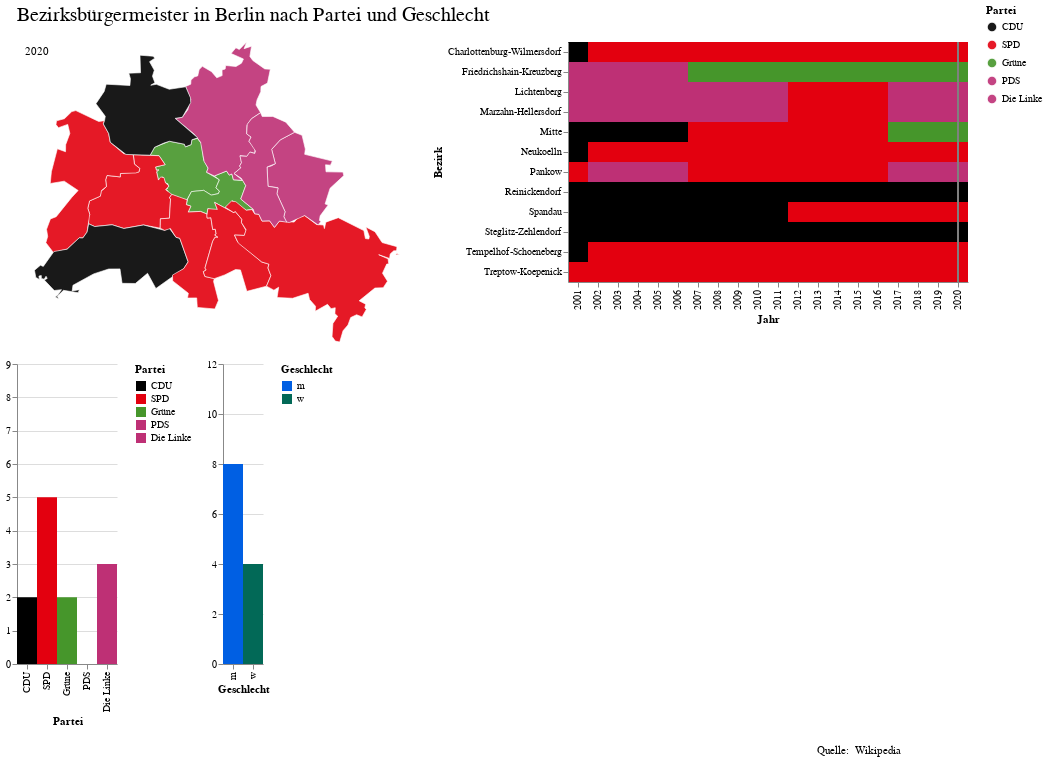

Notebook cell for this chart:
### Code cell
##############################################################
# adding Titel and Subtitle
title = alt.Chart(
    {"values": [{"text": "Bezirksbürgermeister in Berlin nach Partei und Geschlecht"}]}
).mark_text(size=20, align='left').encode(  #,anchor='start' , align='left'
    text="text:N",
    x=alt.value(0)
)

quelle = alt.Chart(
    {"values": [{"text": 'Quelle:  Wikipedia'}]}
).mark_text(size=11, align='left').encode(
    text="text:N",
    x=alt.value(800)
)

  
fullchart_title= alt.vconcat(
    title,
    plot_,
    quelle
).configure_view(
    stroke=None
).configure_concat(
    spacing=15
)
fullchart_title

### Figure 1 — Vega-Lite specification as saved in the notebook (floating-point values rounded to 4 significant figures; data arrays with more than 128 entries replaced by an {"elided": "..."} marker saying what was removed)
{"config": {"view": {"continuousWidth": 400, "continuousHeight": 300, "stroke": null}, "concat": {"spacing": 15}}, "vconcat": [{"data": {"name": "data-da22c05e3bdc981eda6c092fd971d78c"}, "mark": {"type": "text", "align": "left", "size": 20}, "encoding": {"text": {"type": "nominal", "field": "text"}, "x": {"value": 0}}}, {"vconcat": [{"hconcat": [{"layer": [{"mark": {"type": "geoshape", "opacity": 0.9, "stroke": "white", "strokeWidth": 0.7}, "encoding": {"color": {"type": "ordinal", "field": "Partei", "scale": {"domain": ["CDU", "SPD", "Grüne", "PDS", "Die Linke"], "range": ["#000000", "#E3000F", "#46962B", "#BE3075", "#BE3075"]}}}, "transform": [{"filter": {"selection": "selector146"}}, {"lookup": "Bezirk", "as": "geom", "from": {"data": {"name": "data-2b239fb9b569d1318f49fa782d5ca3a1"}, "key": "Bezirk"}}, {"calculate": "datum.geom.geometry", "as": "geometry"}, {"calculate": "datum.geom.type", "as": "type"}]}, {"mark": {"type": "text", "dx": -180, "dy": -140}, "encoding": {"text": {"type": "quantitative", "field": "Jahr"}}, "transform": [{"filter": {"selection": "selector146"}}, {"lookup": "Bezirk", "as": "geom", "from": {"data": {"name": "data-2b239fb9b569d1318f49fa782d5ca3a1"}, "key": "Bezirk"}}, {"calculate": "datum.geom.geometry", "as": "geometry"}, {"calculate": "datum.geom.type", "as": "type"}, {"filter": "(datum.Bezirk === 'Mitte')"}]}]}, {"layer": [{"mark": "rect", "encoding": {"color": {"type": "ordinal", "field": "Partei", "scale": {"domain": ["CDU", "SPD", "Grüne", "PDS", "Die Linke"], "range": ["#000000", "#E3000F", "#46962B", "#BE3075", "#BE3075"]}}, "tooltip": [{"type": "nominal", "field": "Bezirk"}, {"type": "quantitative", "field": "Jahr"}, {"type": "nominal", "field": "BM"}], "x": {"type": "nominal", "field": "Jahr"}, "y": {"type": "nominal", "field": "Bezirk"}}, "selection": {"selector146": {"type": "single", "on": "mouseover", "fields": ["Jahr"], "empty": "none", "init": {"Jahr": 2020}}, "selector147": {"type": "single", "fields": ["Jahr"], "empty": "none"}}}, {"mark": {"type": "rule", "color": "gray"}, "encoding": {"x": {"type": "nominal", "field": "Jahr"}}, "transform": [{"filter": {"selection": "selector146"}}]}]}]}, {"hconcat": [{"mark": "rect", "encoding": {"color": {"type": "ordinal", "field": "Partei", "scale": {"domain": ["CDU", "SPD", "Grüne", "PDS", "Die Linke"], "range": ["#000000", "#E3000F", "#46962B", "#BE3075", "#BE3075"]}}, "x": {"type": "ordinal", "field": "Partei", "scale": {"domain": ["CDU", "SPD", "Grüne", "PDS", "Die Linke"]}}, "y": {"type": "nominal", "aggregate": "count", "field": "BM", "scale": {"domain": [0, 9]}, "title": ""}}, "transform": [{"filter": {"selection": "selector146"}}]}, {"mark": "rect", "encoding": {"color": {"type": "ordinal", "field": "Geschlecht", "scale": {"domain": ["m", "w"], "range": ["#005fe3", "#026957"]}}, "x": {"type": "ordinal", "field": "Geschlecht", "scale": {"domain": ["m", "w"]}}, "y": {"type": "nominal", "aggregate": "count", "field": "BM", "scale": {"domain": [0, 12]}, "title": ""}}, "transform": [{"filter": {"selection": "selector146"}}]}], "resolve": {"scale": {"color": "independent"}}}], "data": {"name": "data-772326af7612db25d70d515b9996e57c"}}, {"data": {"name": "data-988ffcc9374c68263ebfa7fafc9b8d60"}, "mark": {"type": "text", "align": "left", "size": 11}, "encoding": {"text": {"type": "nominal", "field": "text"}, "x": {"value": 800}}}], "$schema": "https://vega.github.io/schema/vega-lite/v4.8.1.json", "datasets": {"data-da22c05e3bdc981eda6c092fd971d78c": [{"text": "Bezirksbürgermeister in Berlin nach Partei und Geschlecht"}], "data-772326af7612db25d70d515b9996e57c": {"elided": "240 records"}, "data-2b239fb9b569d1318f49fa782d5ca3a1": [{"Bezirk": "Reinickendorf", "id": "0", "type": "Feature", "geometry": {"type": "Polygon", "coordinates": [[[13.22, 52.59], [13.22, 52.59], [13.2, 52.61], [13.22, 52.62], [13.22, 52.63], [13.26, 52.63], [13.27, 52.63], [13.26, 52.64], [13.28, 52.64], [13.28, 52.66], [13.31, 52.66], [13.31, 52.66], [13.3, 52.65], [13.31, 52.64], [13.31, 52.64], [13.31, 52.63], [13.3, 52.63], [13.31, 52.63], [13.34, 52.62], [13.37, 52.63], [13.38, 52.61], [13.38, 52.61], [13.36, 52.59], [13.35, 52.59], [13.39, 52.57], [13.38, 52.57], [13.38, 52.56], [13.37, 52.56], [13.36, 52.56], [13.34, 52.56], [13.33, 52.56], [13.31, 52.56], [13.3, 52.55], [13.26, 52.55], [13.23, 52.56], [13.23, 52.57], [13.22, 52.58], [13.22, 52.59]]]}}, {"Bezirk": "Spandau", "id": "1", "type": "Feature", "geometry": {"type": "Polygon", "coordinates": [[[13.16, 52.5], [13.17, 52.51], [13.14, 52.52], [13.12, 52.52], [13.12, 52.53], [13.13, 52.56], [13.15, 52.55], [13.15, 52.56], [13.15, 52.57], [13.15, 52.58], [13.13, 52.58], [13.13, 52.58], [13.13, 52.59], [13.14, 52.59], [13.16, 52.6], [13.16, 52.6], [13.21, 52.59], [13.22, 52.59], [13.22, 52.58], [13.23, 52.57], [13.23, 52.56], [13.25, 52.55], [13.27, 52.55], [13.27, 52.54], [13.28, 52.53], [13.28, 52.53], [13.27, 52.53], [13.25, 52.53], [13.25, 52.52], [13.22, 52.53], [13.22, 52.52], [13.22, 52.51], [13.21, 52.51], [13.21, 52.5], [13.19, 52.5], [13.19, 52.49], [13.19, 52.48], [13.19, 52.46], [13.18, 52.46], [13.17, 52.46], [13.15, 52.44], [13.12, 52.44], [13.11, 52.45], [13.11, 52.46], [13.11, 52.47], [13.12, 52.48], [13.13, 52.48], [13.16, 52.5]]]}}, {"Bezirk": "Mitte", "id": "2", "type": "Feature", "geometry": {"type": "Polygon", "coordinates": [[[13.31, 52.53], [13.31, 52.54], [13.33, 52.54], [13.32, 52.55], [13.3, 52.55], [13.31, 52.56], [13.34, 52.56], [13.36, 52.56], [13.37, 52.56], [13.38, 52.56], [13.38, 52.57], [13.39, 52.57], [13.4, 52.56], [13.4, 52.54], [13.41, 52.53], [13.41, 52.53], [13.43, 52.52], [13.42, 52.51], [13.43, 52.51], [13.43, 52.51], [13.41, 52.5], [13.4, 52.51], [13.38, 52.51], [13.37, 52.5], [13.36, 52.5], [13.33, 52.51], [13.33, 52.51], [13.33, 52.51], [13.33, 52.51], [13.33, 52.51], [13.34, 52.51], [13.33, 52.52], [13.33, 52.52], [13.33, 52.52], [13.32, 52.52], [13.31, 52.53], [13.32, 52.53], [13.31, 52.53]]]}}, {"Bezirk": "Steglitz-Zehlendorf", "id": "3", "type": "Feature", "geometry": {"type": "Polygon", "coordinates": [[[13.13, 52.39], [13.14, 52.4], [13.12, 52.4], [13.11, 52.41], [13.11, 52.41], [13.11, 52.41], [13.11, 52.41], [13.1, 52.41], [13.1, 52.41], [13.1, 52.41], [13.1, 52.41], [13.09, 52.41], [13.09, 52.42], [13.1, 52.43], [13.1, 52.42], [13.12, 52.44], [13.15, 52.44], [13.17, 52.46], [13.18, 52.46], [13.19, 52.46], [13.19, 52.47], [13.2, 52.47], [13.23, 52.47], [13.25, 52.47], [13.29, 52.47], [13.33, 52.46], [13.34, 52.47], [13.35, 52.46], [13.36, 52.46], [13.37, 52.43], [13.36, 52.42], [13.31, 52.4], [13.3, 52.42], [13.27, 52.4], [13.25, 52.4], [13.25, 52.42], [13.23, 52.42], [13.2, 52.42], [13.16, 52.4], [13.16, 52.4], [13.17, 52.4], [13.17, 52.39], [13.14, 52.4], [13.13, 52.39], [13.13, 52.39], [13.13, 52.39], [13.13, 52.39]]]}}, {"Bezirk": "Treptow-Koepenick", "id": "4", "type": "Feature", "geometry": {"type": "Polygon", "coordinates": {"elided": "1x82x2 float values"}}}, {"Bezirk": "Friedrichshain-Kreuzberg", "id": "5", "type": "Feature", "geometry": {"type": "Polygon", "coordinates": [[[13.37, 52.5], [13.38, 52.51], [13.4, 52.51], [13.41, 52.5], [13.43, 52.51], [13.43, 52.51], [13.42, 52.51], [13.43, 52.52], [13.42, 52.53], [13.44, 52.53], [13.45, 52.53], [13.45, 52.53], [13.46, 52.52], [13.47, 52.52], [13.48, 52.51], [13.47, 52.5], [13.49, 52.49], [13.48, 52.49], [13.45, 52.5], [13.44, 52.49], [13.42, 52.5], [13.43, 52.49], [13.42, 52.49], [13.41, 52.49], [13.41, 52.48], [13.39, 52.49], [13.37, 52.48], [13.38, 52.49], [13.37, 52.49], [13.37, 52.5]]]}}, {"Bezirk": "Tempelhof-Schoeneberg", "id": "6", "type": "Feature", "geometry": {"type": "Polygon", "coordinates": [[[13.32, 52.47], [13.32, 52.48], [13.34, 52.48], [13.34, 52.5], [13.34, 52.5], [13.34, 52.5], [13.37, 52.5], [13.37, 52.49], [13.38, 52.49], [13.37, 52.48], [13.39, 52.49], [13.41, 52.48], [13.41, 52.48], [13.41, 52.48], [13.42, 52.47], [13.42, 52.47], [13.42, 52.46], [13.42, 52.46], [13.43, 52.46], [13.42, 52.46], [13.42, 52.45], [13.4, 52.42], [13.4, 52.42], [13.4, 52.42], [13.4, 52.41], [13.42, 52.41], [13.42, 52.41], [13.43, 52.39], [13.42, 52.38], [13.39, 52.38], [13.39, 52.39], [13.37, 52.39], [13.37, 52.39], [13.34, 52.41], [13.34, 52.41], [13.36, 52.42], [13.37, 52.43], [13.36, 52.46], [13.35, 52.46], [13.34, 52.47], [13.33, 52.46], [13.32, 52.47], [13.32, 52.47]]]}}, {"Bezirk": "Neukoelln", "id": "7", "type": "Feature", "geometry": {"type": "Polygon", "coordinates": [[[13.44, 52.41], [13.42, 52.41], [13.4, 52.41], [13.4, 52.42], [13.4, 52.42], [13.4, 52.42], [13.42, 52.45], [13.42, 52.46], [13.43, 52.46], [13.42, 52.46], [13.42, 52.46], [13.42, 52.47], [13.42, 52.47], [13.41, 52.48], [13.41, 52.48], [13.41, 52.48], [13.41, 52.49], [13.43, 52.49], [13.42, 52.5], [13.46, 52.48], [13.46, 52.49], [13.47, 52.48], [13.47, 52.47], [13.48, 52.46], [13.47, 52.46], [13.46, 52.46], [13.46, 52.45], [13.51, 52.43], [13.52, 52.43], [13.52, 52.42], [13.52, 52.41], [13.52, 52.4], [13.48, 52.4], [13.47, 52.42], [13.46, 52.42], [13.44, 52.41]]]}}, {"Bezirk": "Marzahn-Hellersdorf", "id": "8", "type": "Feature", "geometry": {"type": "Polygon", "coordinates": [[[13.52, 52.54], [13.53, 52.54], [13.53, 52.56], [13.54, 52.57], [13.57, 52.57], [13.58, 52.57], [13.59, 52.56], [13.59, 52.55], [13.64, 52.54], [13.63, 52.54], [13.62, 52.54], [13.63, 52.53], [13.66, 52.53], [13.66, 52.53], [13.63, 52.51], [13.62, 52.49], [13.63, 52.49], [13.61, 52.48], [13.61, 52.48], [13.62, 52.47], [13.61, 52.47], [13.59, 52.48], [13.56, 52.47], [13.55, 52.47], [13.55, 52.48], [13.55, 52.49], [13.54, 52.51], [13.54, 52.51], [13.52, 52.51], [13.52, 52.54], [13.52, 52.54]]]}}, {"Bezirk": "Pankow", "id": "9", "type": "Feature", "geometry": {"type": "MultiPolygon", "coordinates": [[[[13.38, 52.64], [13.39, 52.64], [13.39, 52.64], [13.4, 52.65], [13.41, 52.64], [13.42, 52.64], [13.43, 52.64], [13.43, 52.64], [13.44, 52.65], [13.44, 52.65], [13.46, 52.65], [13.47, 52.65], [13.47, 52.66], [13.45, 52.66], [13.46, 52.67], [13.47, 52.67], [13.48, 52.68], [13.47, 52.67], [13.49, 52.67], [13.49, 52.66], [13.49, 52.65], [13.51, 52.65], [13.52, 52.65], [13.52, 52.63], [13.51, 52.63], [13.51, 52.62], [13.5, 52.61], [13.5, 52.61], [13.51, 52.6], [13.49, 52.59], [13.48, 52.58], [13.48, 52.57], [13.49, 52.57], [13.48, 52.56], [13.49, 52.56], [13.49, 52.55], [13.49, 52.55], [13.48, 52.55], [13.47, 52.55], [13.47, 52.54], [13.47, 52.54], [13.47, 52.53], [13.46, 52.53], [13.47, 52.52], [13.46, 52.52], [13.45, 52.53], [13.45, 52.53], [13.44, 52.53], [13.42, 52.53], [13.41, 52.53], [13.41, 52.53], [13.4, 52.54], [13.39, 52.56], [13.38, 52.57], [13.35, 52.59], [13.36, 52.59], [13.37, 52.6], [13.38, 52.61], [13.37, 52.63], [13.38, 52.63], [13.38, 52.63], [13.38, 52.64]]]]}}, {"Bezirk": "Charlottenburg-Wilmersdorf", "id": "10", "type": "Feature", "geometry": {"type": "Polygon", "coordinates": [[[13.22, 52.51], [13.22, 52.51], [13.22, 52.52], [13.22, 52.53], [13.25, 52.52], [13.25, 52.53], [13.28, 52.53], [13.28, 52.53], [13.27, 52.54], [13.27, 52.55], [13.32, 52.55], [13.33, 52.54], [13.31, 52.54], [13.31, 52.53], [13.32, 52.53], [13.31, 52.53], [13.32, 52.52], [13.32, 52.52], [13.33, 52.52], [13.33, 52.52], [13.34, 52.51], [13.33, 52.51], [13.34, 52.5], [13.34, 52.5], [13.34, 52.5], [13.34, 52.48], [13.32, 52.48], [13.32, 52.47], [13.29, 52.47], [13.25, 52.47], [13.23, 52.47], [13.2, 52.47], [13.19, 52.47], [13.19, 52.48], [13.19, 52.48], [13.19, 52.49], [13.19, 52.5], [13.21, 52.5], [13.21, 52.51], [13.22, 52.51]]]}}, {"Bezirk": "Lichtenberg", "id": "11", "type": "Feature", "geometry": {"type": "Polygon", "coordinates": [[[13.47, 52.52], [13.46, 52.53], [13.47, 52.53], [13.47, 52.54], [13.47, 52.54], [13.47, 52.55], [13.48, 52.55], [13.49, 52.55], [13.49, 52.55], [13.5, 52.55], [13.48, 52.56], [13.49, 52.57], [13.48, 52.57], [13.48, 52.58], [13.49, 52.59], [13.51, 52.6], [13.51, 52.59], [13.53, 52.59], [13.55, 52.59], [13.57, 52.57], [13.54, 52.57], [13.53, 52.56], [13.53, 52.54], [13.52, 52.54], [13.52, 52.51], [13.54, 52.51], [13.54, 52.51], [13.55, 52.49], [13.55, 52.48], [13.55, 52.47], [13.54, 52.47], [13.53, 52.47], [13.52, 52.48], [13.51, 52.47], [13.5, 52.48], [13.49, 52.48], [13.49, 52.49], [13.47, 52.5], [13.48, 52.51], [13.47, 52.52]]]}}], "data-988ffcc9374c68263ebfa7fafc9b8d60": [{"text": "Quelle:  Wikipedia"}]}}
